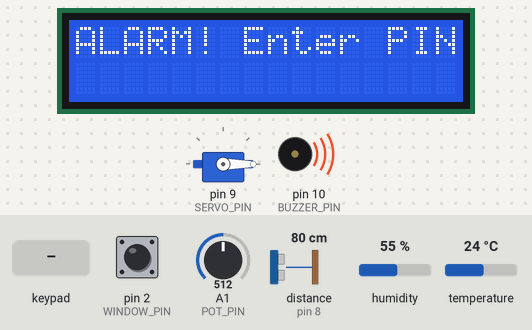
Simulated run of this sketch. Board: Arduino Uno, built with avr-gcc and run on an emulated ATmega328P. Shown: servo, 16×2 character LCD, buzzer (waves = sounding, pin HIGH). The inputs (shaded band) are chosen by the test bench; at power-on: pin 2 (WINDOW_PIN) HIGH, A1 (POT_PIN) = 512, distance to the obstacle (sensor on pin 8) 80 cm, humidity 55 %, temperature 24 °C. The echo pulse lasts 58.3 µs per cm; pins used as bus, display or sensor lines are not drawn.

Above: at 6.3 s.
6.4 s: keypad keys 5 5 5 5 # pressed 0.4 s apart
At 9.0 s:
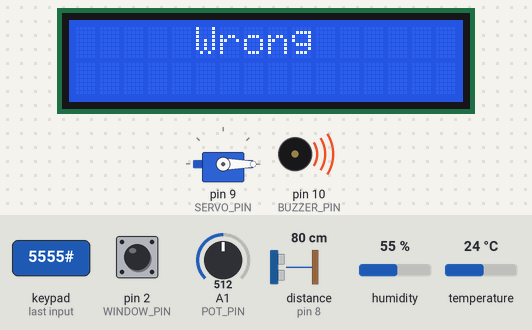
9.9 s: keypad keys 9 9 9 9 # pressed 0.4 s apart
At 12.4 s:
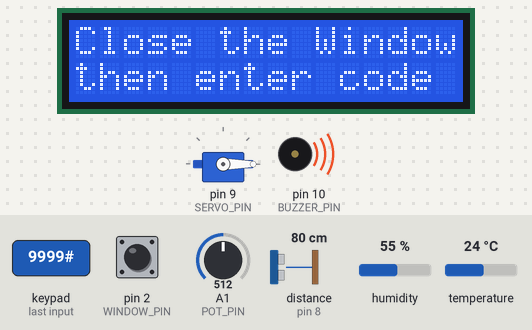
15.0 s: key '1' pressed
At 16.1 s:
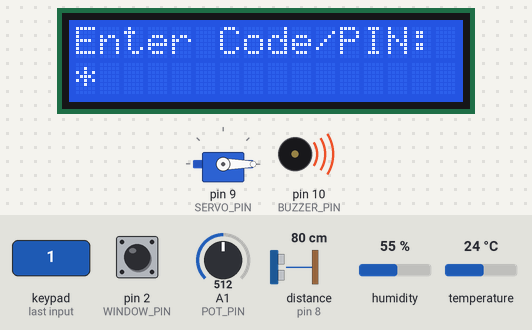
16.5 s: keypad keys 5 5 5 5 pressed 0.4 s apart
At 18.5 s:
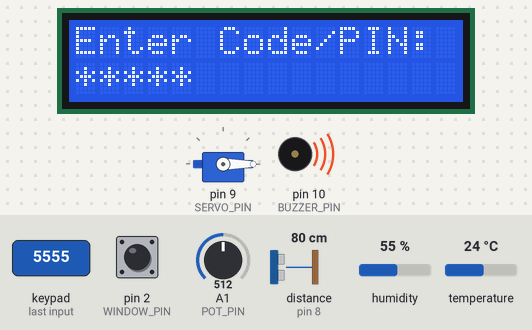
19.6 s: key '2' pressed
At 20.8 s:
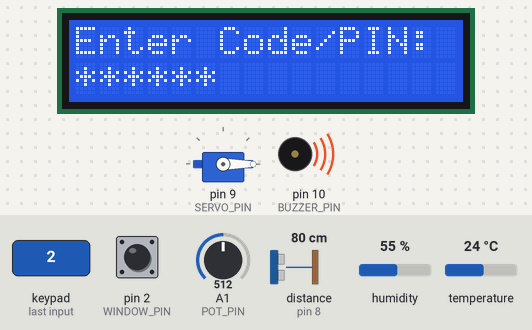
21.1 s: key '3' pressed
At 22.2 s:
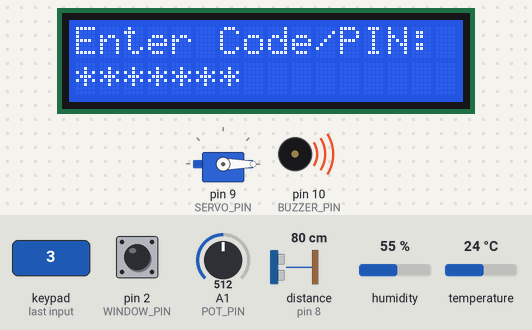
Timing chart, 0 to 23.6 s (numbered marks = the images above; inputs shaded):
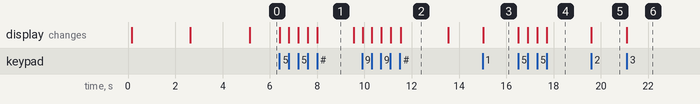

The sketch:

Window_alarm.ino
```cpp
#include <Wire.h>
#include <LiquidCrystal_I2C.h>
#include <Keypad_I2C.h>
#include <Keypad.h>
#include <Servo.h>
#include <DHT.h>

// ---------- الأطراف ----------
const byte WINDOW_PIN = 2;      // ده الطرف اللي وصلنا عليه حساس الشباك
const byte FAN_PIN    = 5;      // ده الطرف اللي بنوصل منه أمر تشغيل المروحة
const byte LIGHT_PIN  = 6;      // ده الطرف اللي وصلنا عليه لمبة المدخل
const byte TRIG_PIN   = 7;      // ده طرف إرسال الإشارة بتاع حساس المسافة
const byte ECHO_PIN   = 8;      // ده طرف استقبال الإشارة بتاع حساس المسافة
const byte SERVO_PIN  = 9;      // ده الطرف اللي وصلنا عليه سيرفو الباب
const byte BUZZER_PIN = 10;     // ده الطرف اللي وصلنا عليه البزر
const byte DHT_PIN    = 12;     // ده الطرف اللي وصلنا عليه حساس الحرارة
const byte POT_PIN    = A1;     // ده الطرف اللي وصلنا عليه مقاومة ضبط درجة الحرارة

// ---------- إعدادات ----------
const bool WINDOW_OPEN_LEVEL = HIGH;   // لما الشباك يتفتح الحساس بيدي HIGH، ولو العكس نغيرها LOW
const bool BUZZER_ACTIVE = true;       // بنحدد هنا نوع البزر، active ولا passive
const unsigned long WINDOW_DEBOUNCE_MS = 50; // بنستنى 50 مللي ثانية عشان نتأكد إن الشباك اتفتح بجد

const int SERVO_CLOSED = 0;            // الزاوية اللي الباب بيكون عندها مقفول
const int SERVO_OPEN   = 90;           // الزاوية اللي الباب بيفتح عندها
const unsigned long DOOR_OPEN_TIME = 5000;   // الباب هيفضل مفتوح 5 ثواني وبعدين يقفل

const int DETECT_DISTANCE_CM = 10;           // لو حد قرب من الحساس لمسافة 10 سم اللمبة هتنور
const unsigned long MEASURE_INTERVAL_MS = 100;   // بنقيس المسافة كل 100 مللي ثانية
const unsigned long LIGHT_HOLD_MS = 3000;    // اللمبة هتفضل منورة 3 ثواني بعد آخر مرة الحساس يرصد فيها حركة

// المروحة
const int MIN_THRESHOLD_C = 20;               // أقل درجة نقدر نختارها من المقاومة
const int MAX_THRESHOLD_C = 40;               // أعلى درجة نقدر نختارها من المقاومة
const int FAN_HYSTERESIS_C = 1;               // بنسيب فرق درجة عشان المروحة متفضلش تفصل وتشتغل بسرعة
const int FAN_FULL_SPEED_DELTA_C = 5;
const int FAN_MIN_PWM = 100;
const unsigned long FAN_KICK_MS = 300;        // بنشغل المروحة بأقصى سرعة في الأول عشان تبدأ تلف
const unsigned long FAN_UPDATE_MS = 100;
const unsigned long DHT_INTERVAL_MS = 2000;
const unsigned long SENSOR_TIMEOUT_MS = 10000;
const unsigned long STATUS_REFRESH_MS = 300;  // كل قد إيه بيانات الشاشة بتتحدث

// 1️⃣ الشاشة I2C (العنوان 0x27)
// بنجهز شاشة LCD عشان نعرض عليها حالة البيت
LiquidCrystal_I2C lcd(0x27, 16, 2);

// 2️⃣ الكيباد I2C (العنوان 0x26 بعد لحام A0)
// بنجهز الكيباد وبنحدد عدد الصفوف والأعمدة
const byte ROWS = 4;
const byte COLS = 3;

// هنا بنكتب ترتيب الأرقام والرموز الموجودة على الكيباد
char keys[ROWS][COLS] = {
  {'1','2','3'},
  {'4','5','6'},
  {'7','8','9'},
  {'*','0','#'}
};

byte rowPins[ROWS] = {0, 1, 2, 4};   // دي الأطراف اللي متوصلة بصفوف الكيباد
byte colPins[COLS] = {5, 6, 7};      // دي الأطراف اللي متوصلة بأعمدة الكيباد

byte keypad_address = 0x26;

Keypad_I2C kpd(makeKeymap(keys), rowPins, colPins, ROWS, COLS, keypad_address);

// 3️⃣ السيرفو وحساس الحرارة
// بنجهز السيرفو اللي هيفتح ويقفل الباب
Servo doorServo;
// بنجهز حساس الحرارة ونحدد نوعه
DHT dht(DHT_PIN, DHT11);

// 4️⃣ كلمات السر والأوامر
// المتغير ده بيجمع الأرقام اللي المستخدم بيدخلها
String inputPassword = "";
const String CORRECT_PASSWORD   = "5555";   // ده الباسورد اللي بيفتح الباب
const String ALARM_OFF_PASSWORD = "9999";   // ده الباسورد اللي بيوقف الإنذار

// 5️⃣ الحالات (States)
bool securityArmed = true;     // بنبدأ ووضع الأمان شغال
bool alarmActive   = false;     // بنعرف منها إذا كان الإنذار شغال ولا لأ
unsigned long windowOpenSince = 0;

bool doorOpen = false;         // بنعرف منها إذا كان الباب مفتوح ولا مقفول
unsigned long doorOpenSince = 0;

bool lightOn = false;
unsigned long lastMeasure = 0;
unsigned long lastDetected = 0;

// المتغيرات دي بتخزن قراءة الحرارة وحالة المروحة
int temperature = 0;
bool tempValid = false;
unsigned long lastDhtRead = 0;
unsigned long lastGoodRead = 0;

int threshold = 10;
bool fanOn = false;
unsigned long fanKickUntil = 0;
unsigned long lastFanUpdate = 0;

bool messageActive = false;     // عشان بيانات الشاشة متظهرش فوق الرسائل
unsigned long lastStatusDraw = 0;

// ---------- البزر ----------
// الدالة دي بتشغل البزر حسب نوعه
void buzzerOn() {
  if (BUZZER_ACTIVE) digitalWrite(BUZZER_PIN, HIGH);
  else tone(BUZZER_PIN, 2000);
}

// الدالة دي بتطفي البزر
void buzzerOff() {
  if (BUZZER_ACTIVE) digitalWrite(BUZZER_PIN, LOW);
  else noTone(BUZZER_PIN);
}

// ---------- الباب ----------
// لما نستدعي الدالة دي السيرفو بيفتح الباب
void openDoor() {
  doorServo.write(SERVO_OPEN);
  doorOpen = true;
  doorOpenSince = millis();
}

// هنا بنتأكد إذا كان وقت فتح الباب خلص ولا لسه
void updateDoor() {
  if (doorOpen && millis() - doorOpenSince >= DOOR_OPEN_TIME) {
// بنخلي الباب مقفول أول ما المشروع يشتغل
    doorServo.write(SERVO_CLOSED);
    doorOpen = false;
  }
}

// ---------- حساس المسافة واللمبة (مرتبط بوضع الأمان) ----------
// الدالة دي بتقيس المسافة بين الحساس وأقرب جسم قدامه
long readDistanceCm() {
  digitalWrite(TRIG_PIN, LOW);
  delayMicroseconds(2);
  digitalWrite(TRIG_PIN, HIGH);
  delayMicroseconds(10);
  digitalWrite(TRIG_PIN, LOW);

  unsigned long duration = pulseIn(ECHO_PIN, HIGH, 6000);
// لو مفيش إشارة راجعة بنرجع -1 عشان نعرف إن مفيش قراءة
  if (duration == 0) return -1;
// بنحول وقت رجوع الإشارة لمسافة بالسنتيمتر
  return (long)(duration / 58);
}

// هنا بنتابع الشخص لو قرب من الحساس ونشغل اللمبة وقتها
void updateProximityLight() {
// لو وضع الأمان مقفول بنطفي اللمبة ومش بنكمل قياس
  if (!securityArmed) {
    if (lightOn) {
      digitalWrite(LIGHT_PIN, LOW);
      lightOn = false;
    }
    return;
  }

  unsigned long now = millis();

// بنقيس المسافة كل 100 مللي ثانية
  if (now - lastMeasure >= MEASURE_INTERVAL_MS) {
    lastMeasure = now;
    long d = readDistanceCm();
// لو حد قرب من الحساس لمسافة 10 سم أو أقل بنشغل اللمبة
    if (d >= 0 && d <= DETECT_DISTANCE_CM) {
      lastDetected = now;
      if (!lightOn) {
        digitalWrite(LIGHT_PIN, HIGH);
        lightOn = true;
      }
    }
  }

// لو عدى 3 ثواني من غير ما الحساس يرصد حد، بنطفي اللمبة
  if (lightOn && now - lastDetected >= LIGHT_HOLD_MS) {
    digitalWrite(LIGHT_PIN, LOW);
    lightOn = false;
  }
}

// ---------- الحرارة والمروحة ----------
// بنقرأ درجة الحرارة من الحساس ونحدث آخر قراءة صحيحة
void updateTemperature() {
  unsigned long now = millis();
  if (now - lastDhtRead >= DHT_INTERVAL_MS) {
    lastDhtRead = now;
    float t = dht.readTemperature();
// لو قراءة الحرارة سليمة بنحفظها ونحدث وقت آخر قراءة
    if (!isnan(t)) {
      temperature = (int)round(t);
      tempValid = true;
      lastGoodRead = now;
// لو الحساس بقاله فترة مش بيدي قراءة مظبوطة بنعتبر الحرارة مش متاحة
    } else if (now - lastGoodRead >= SENSOR_TIMEOUT_MS) {
      tempValid = false;
    }
  }
}

// بنقرأ قيمة المقاومة ونحولها لدرجة الحرارة اللي المستخدم اختارها
int readThresholdC() {
  long sum = 0;
// بناخد 8 قراءات من المقاومة عشان القيمة تبقى أهدى
  for (byte i = 0; i < 8; i++) sum += analogRead(POT_PIN);
  long raw = sum / 8;
  return MIN_THRESHOLD_C + raw * (MAX_THRESHOLD_C - MIN_THRESHOLD_C) / 1023;
}

// هنا بنحدد المروحة تشتغل ولا تفصل وسرعتها تبقى قد إيه
void updateFan() {
  unsigned long now = millis();
  if (now - lastFanUpdate < FAN_UPDATE_MS) return;
  lastFanUpdate = now;

  threshold = readThresholdC();

// لو مفيش قراءة حرارة سليمة بنطفي المروحة
  if (!tempValid) {
    fanOn = false;
    analogWrite(FAN_PIN, 0);
    return;
  }

// لو الحرارة عدت الدرجة اللي اخترناها بنشغل المروحة
  if (!fanOn && temperature > threshold) {
    fanOn = true;
    fanKickUntil = now + FAN_KICK_MS;
// لو الحرارة نزلت عن الدرجة المطلوبة بالفرق المحدد بنطفي المروحة
  } else if (fanOn && temperature <= threshold - FAN_HYSTERESIS_C) {
    fanOn = false;
  }

  if (!fanOn) {
    analogWrite(FAN_PIN, 0);
    return;
  }

// في أول لحظات التشغيل بنخلي المروحة تلف بأقصى سرعة
  if (now < fanKickUntil) {
    analogWrite(FAN_PIN, 255);
    return;
  }

  int over = constrain(temperature - threshold, 0, FAN_FULL_SPEED_DELTA_C);
  int pwm = map(over, 0, FAN_FULL_SPEED_DELTA_C, FAN_MIN_PWM, 255);
  analogWrite(FAN_PIN, pwm);
}

// ---------- عرض كافة بيانات النظام على الشاشة (Real-time LCD Feedback) ----------
// الدالة دي بتعرض حالة الأمان والباب والحرارة على الشاشة
void drawStatusScreen() {
  char line0[17];
  char line1[17];

  snprintf(line0, sizeof(line0), "Sec:%-3s  Door:%-2s",
           securityArmed ? "ARM" : "DIS",
           doorOpen ? "OP" : "CL");

  if (tempValid) {
    snprintf(line1, sizeof(line1), "T:%dC   Set:%dC", temperature, threshold);
  } else {
    snprintf(line1, sizeof(line1), "T:--C   Set:%dC", threshold);
  }

  lcd.setCursor(0, 0);
  lcd.print(line0);
  lcd.setCursor(0, 1);
  lcd.print(line1);
}

// بنحدث بيانات الشاشة من غير ما نمسح رسالة أو باسورد المستخدم
void updateStatusScreen() {
// مش بنحدث الشاشة لو فيه إنذار أو رسالة أو المستخدم بيكتب الباسورد
  if (alarmActive || messageActive || inputPassword.length() > 0) return;
  unsigned long now = millis();
  if (now - lastStatusDraw < STATUS_REFRESH_MS) return;
  lastStatusDraw = now;
  drawStatusScreen();
}

// ---------- الشباك والإنذار ----------
// الدالة دي بتقولنا الشباك مفتوح ولا مقفول
bool windowIsOpen() {
  return digitalRead(WINDOW_PIN) == WINDOW_OPEN_LEVEL;
}

// لما الشباك يتفتح في وضع الأمان بنشغل الإنذار
void startAlarm() {
  alarmActive = true;
  buzzerOn();
  resetPasswordScreen();
}

// هنا بنتابع حالة الشباك ونتأكد إنه مفتوح قبل تشغيل الإنذار
void checkWindow() {
// لو وضع الأمان مش شغال أو الإنذار اشتغل بالفعل مش محتاجين نفحص الشباك
  if (!securityArmed || alarmActive) return;

// لازم الشباك يكون مقفول عشان نسمح بإيقاف الإنذار
  if (windowIsOpen()) {
    if (windowOpenSince == 0) windowOpenSince = millis();
// لو الشباك فضل مفتوح 50 مللي ثانية بنشغل الإنذار
    else if (millis() - windowOpenSince >= WINDOW_DEBOUNCE_MS) startAlarm();
  } else {
    windowOpenSince = 0;
  }
}

// المهام الخلفية المستمرة
// الدالة دي بتشغل كل الحاجات اللي لازم نتابعها طول الوقت
void backgroundTasks() {
  checkWindow();
  updateDoor();
  updateProximityLight();
  updateTemperature();
  updateFan();
  updateStatusScreen();
}

// بنستنى المدة المطلوبة وفي نفس الوقت بنخلي باقي أجزاء المشروع شغالة
void waitMs(unsigned long ms) {
  unsigned long start = millis();
  while (millis() - start < ms) {
    backgroundTasks();
  }
}

// هنا بنجهز كل المكونات أول ما الأردوينو يشتغل
void setup() {
// بنجهز طرف المروحة كمخرج
  pinMode(FAN_PIN, OUTPUT);
  digitalWrite(FAN_PIN, LOW);

  Wire.begin();

// بنجهز طرف حساس الشباك كمدخل
  pinMode(WINDOW_PIN, INPUT_PULLUP);
  pinMode(BUZZER_PIN, OUTPUT);
  pinMode(LIGHT_PIN, OUTPUT);
  pinMode(TRIG_PIN, OUTPUT);
  pinMode(ECHO_PIN, INPUT);
// بنطفي البزر
  buzzerOff();
  digitalWrite(LIGHT_PIN, LOW);

  doorServo.attach(SERVO_PIN);
// بنخلي الباب مقفول أول ما المشروع يشتغل
  doorServo.write(SERVO_CLOSED);

  dht.begin();

  lcd.init();
// بنشغل إضاءة الشاشة
  lcd.backlight();

// بنبدأ تشغيل الكيباد
  kpd.begin();

  // 🌟 رسالة الترحيب مقسمة بالتساوي على السطور
// بنوقف تحديث بيانات الشاشة طول ما رسالة الترحيب ظاهرة
  messageActive = true;

  // الصفحة الأولى: الترحيب بالبيت الذكي (16 حرفاً في كل سطر بالضبط)
  lcd.setCursor(0, 0);
  lcd.print("   Welcome To   "); // 16 حرفاً بالمسافات
  lcd.setCursor(0, 1);
  lcd.print(" Our Smart Home!"); // 16 حرفاً بالمسافات
  waitMs(2500);

  // الصفحة الثانية: أسماء أعضاء الفريق
  lcd.setCursor(0, 0);
  lcd.print("Mohamed & Hazem "); // 16 حرفاً بالمسافات
  lcd.setCursor(0, 1);
  lcd.print("Jannah & Fatma  "); // 16 حرفاً بالمسافات
  waitMs(2500);

// خلصنا عرض الرسالة ونقدر نحدث الشاشة تاني
  messageActive = false;

  resetPasswordScreen();
}

// دي اللوب الرئيسية اللي بتفضل تتكرر طول ما الجهاز شغال
void loop() {
  backgroundTasks();

// بنشوف إذا كان المستخدم ضغط على زرار ولا لأ
  char key = kpd.getKey();

  if (key) {
// لما المستخدم يضغط # بنراجع الباسورد اللي دخله
    if (key == '#') {
      checkPassword();
    }
// لما يضغط * بنمسح آخر رقم دخله
    else if (key == '*') {
      if (inputPassword.length() > 0) {
// بنشيل آخر رقم من الباسورد
        inputPassword.remove(inputPassword.length() - 1);
        if (inputPassword.length() == 0) {
          resetPasswordScreen();
        } else {
          lcd.setCursor(inputPassword.length() - 1, 1);
          lcd.print(" ");
          lcd.setCursor(inputPassword.length() - 1, 1);
        }
      }
    }
    else {
      if (inputPassword.length() < 16) {
        if (inputPassword.length() == 0) {
          lcd.clear();
          lcd.setCursor(0, 0);
// بنطلب من المستخدم يدخل الباسورد
          lcd.print("Enter Code/PIN:");
          lcd.setCursor(0, 1);
        }
// بنضيف الرقم الجديد للباسورد
        inputPassword += key;
        lcd.setCursor(inputPassword.length() - 1, 1);
// بنعرض نجمة بدل الرقم عشان الباسورد يفضل مخفي
        lcd.print("*");
      }
    }
  }
}

// ---------- إدارة الشاشة ----------
// بنمسح الرقم القديم ونرجع نعرض الشاشة المناسبة
void resetPasswordScreen() {
  inputPassword = "";
  lcd.clear();
  if (alarmActive) {
    lcd.setCursor(0, 0);
// لو الإنذار شغال بنطلب منه يدخل باسورد إيقافه
    lcd.print("ALARM! Enter PIN");
    lcd.setCursor(0, 1);
  } else {
    drawStatusScreen();
    lastStatusDraw = millis();
  }
}

// الدالة دي بتعرض رسالة على سطرين لمدة معينة
void showMessage(const char* line1, const char* line2, unsigned long ms) {
// بنوقف تحديث بيانات الشاشة طول ما رسالة الترحيب ظاهرة
  messageActive = true;
  lcd.clear();
  lcd.setCursor(0, 0);
  lcd.print(line1);
  lcd.setCursor(0, 1);
  lcd.print(line2);
  waitMs(ms);
// خلصنا عرض الرسالة ونقدر نحدث الشاشة تاني
  messageActive = false;
}

// ---------- فحص الأوامر والباسوردات ----------
// هنا بنراجع الرقم اللي المستخدم دخله وننفذ الأمر المناسب
void checkPassword() {
  if (alarmActive) {
// لو الباسورد صح نقدر نحاول نوقف الإنذار
    if (inputPassword == ALARM_OFF_PASSWORD) {
// لازم الشباك يكون مقفول عشان نسمح بإيقاف الإنذار
      if (windowIsOpen()) {
        showMessage("Close the Window", "then enter code", 2000);
      } else {
        alarmActive = false;
        windowOpenSince = 0;
// بنطفي البزر
        buzzerOff();
        showMessage("   Alarm Off    ", "", 2000);
      }
    } else {
      showMessage("     Wrong      ", "", 1500);
    }
  } else {
// لو دخل 1 بنشغل وضع الأمان
    if (inputPassword == "1") {
      securityArmed = true;
      showMessage(" Security Mode  ", "     ARMED      ", 2000);
    }
// لو دخل 0 بنقفل وضع الأمان
    else if (inputPassword == "0") {
      securityArmed = false;
      showMessage(" Security Mode  ", "    DISARMED    ", 2000);
    }
// لو الباسورد صح بنفتح الباب
    else if (inputPassword == CORRECT_PASSWORD) {
      openDoor();
      showMessage("   Right Pin    ", "   Door Open    ", 2000);
    }
    else {
      showMessage("  Invalid Code  ", "", 1500);
    }
  }

  resetPasswordScreen();
}
```

Measured:
- after the input at 6.4 s, the display: first changes at once (image 1 shows a later state)
- after the input at 9.9 s, the display: first changes at once (image 2 shows a later state)
- after the input at 15.0 s, the display: changes at once (image 3)
- after the input at 16.5 s, the display: first changes at once (image 4 shows a later state)
- after the input at 19.6 s, the display: changes at once (image 5)
- after the input at 21.1 s, the display: changes at once (image 6)
- what the display in image 1 shows lasts 1.5 s, from 8.0 s to 9.5 s
